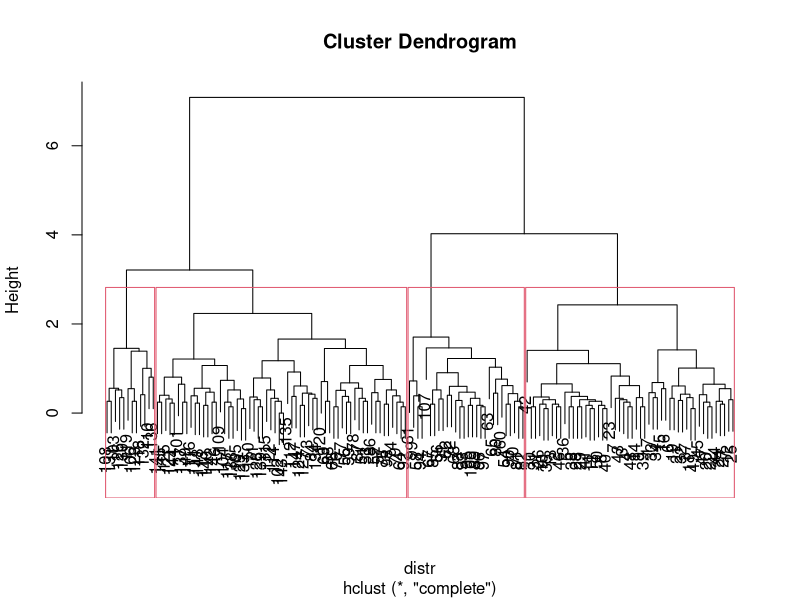

Generate this figure with R:
#hierarchical clustering
library(datasets)
data(iris)

irisSubset <- as.matrix(iris[,1:4])
distr <- dist(irisSubset)
hClustering <- hclust(distr)
plot(hClustering)
rect.hclust(hClustering, h= 3)
#dist(irisSubset)
#str(irisSubset)
#dist <- dist(irisSubset)

#hClustering <- hclust(irisSubset)

